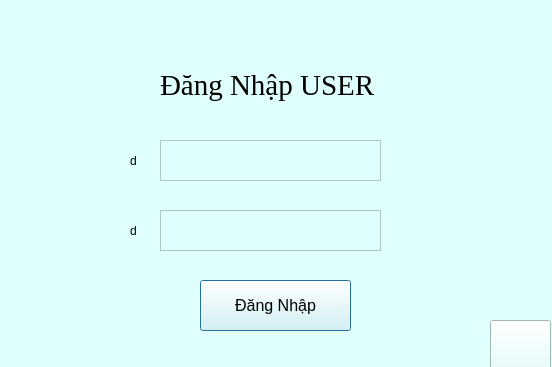
<?xml version="1.0" encoding="UTF-8"?>
<ui version="4.0">
 <class>Dialog</class>
 <widget class="QDialog" name="Dialog">
  <property name="geometry">
   <rect>
    <x>0</x>
    <y>0</y>
    <width>552</width>
    <height>367</height>
   </rect>
  </property>
  <property name="windowTitle">
   <string>Dialog</string>
  </property>
  <property name="styleSheet">
   <string notr="true">background: #E0FFFF;</string>
  </property>
  <widget class="QLabel" name="label">
   <property name="geometry">
    <rect>
     <x>160</x>
     <y>60</y>
     <width>261</width>
     <height>51</height>
    </rect>
   </property>
   <property name="font">
    <font>
     <family>Times New Roman</family>
     <pointsize>22</pointsize>
    </font>
   </property>
   <property name="text">
    <string>Đăng Nhập USER</string>
   </property>
  </widget>
  <widget class="QLabel" name="iconAccount">
   <property name="geometry">
    <rect>
     <x>130</x>
     <y>150</y>
     <width>21</width>
     <height>21</height>
    </rect>
   </property>
   <property name="text">
    <string>d</string>
   </property>
  </widget>
  <widget class="QPlainTextEdit" name="txtTaiKhoan">
   <property name="geometry">
    <rect>
     <x>160</x>
     <y>140</y>
     <width>221</width>
     <height>41</height>
    </rect>
   </property>
   <property name="font">
    <font>
     <family>Times New Roman</family>
     <pointsize>9</pointsize>
    </font>
   </property>
  </widget>
  <widget class="QPushButton" name="btnDangNhap">
   <property name="geometry">
    <rect>
     <x>200</x>
     <y>280</y>
     <width>151</width>
     <height>51</height>
    </rect>
   </property>
   <property name="font">
    <font>
     <pointsize>12</pointsize>
    </font>
   </property>
   <property name="styleSheet">
    <string notr="true"/>
   </property>
   <property name="text">
    <string>Đăng Nhập</string>
   </property>
  </widget>
  <widget class="QLabel" name="iconAccount_2">
   <property name="geometry">
    <rect>
     <x>130</x>
     <y>220</y>
     <width>21</width>
     <height>21</height>
    </rect>
   </property>
   <property name="text">
    <string>d</string>
   </property>
  </widget>
  <widget class="QPlainTextEdit" name="txtMatKhau">
   <property name="geometry">
    <rect>
     <x>160</x>
     <y>210</y>
     <width>221</width>
     <height>41</height>
    </rect>
   </property>
   <property name="font">
    <font>
     <family>Times New Roman</family>
     <pointsize>9</pointsize>
    </font>
   </property>
  </widget>
  <widget class="QPushButton" name="btnQuayVe">
   <property name="geometry">
    <rect>
     <x>490</x>
     <y>320</y>
     <width>61</width>
     <height>51</height>
    </rect>
   </property>
   <property name="text">
    <string/>
   </property>
  </widget>
 </widget>
 <resources/>
 <connections/>
</ui>
